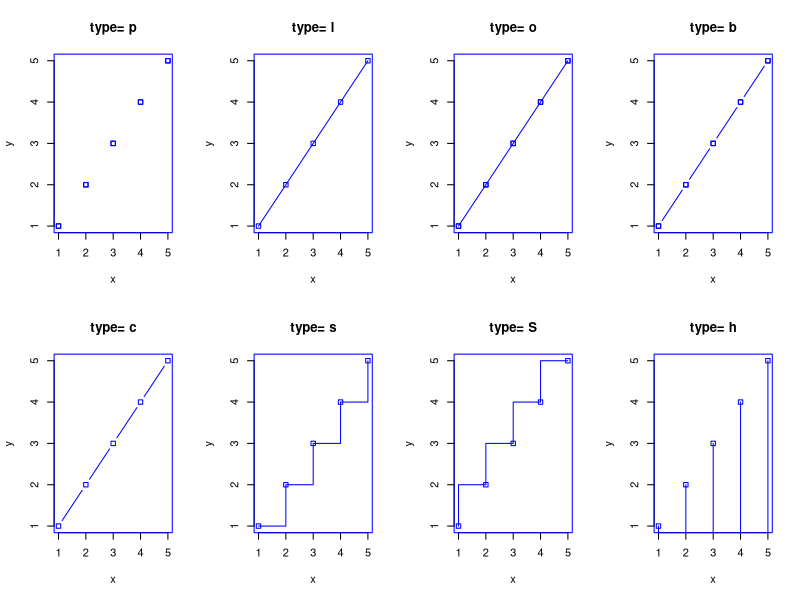

This chart was generated by the following R code:

x <- c(1:5); y <- x # create some data
par(pch=22, col="blue") # plotting symbol and color 
par(mfrow=c(2,4)) # all plots on one page 
opts = c("p","l","o","b","c","s","S","h") 
for(i in 1:length(opts)){ 
  heading = paste("type=",opts[i]) 
  plot(x, y, main=heading) 
  lines(x, y, type=opts[i]) 
}

